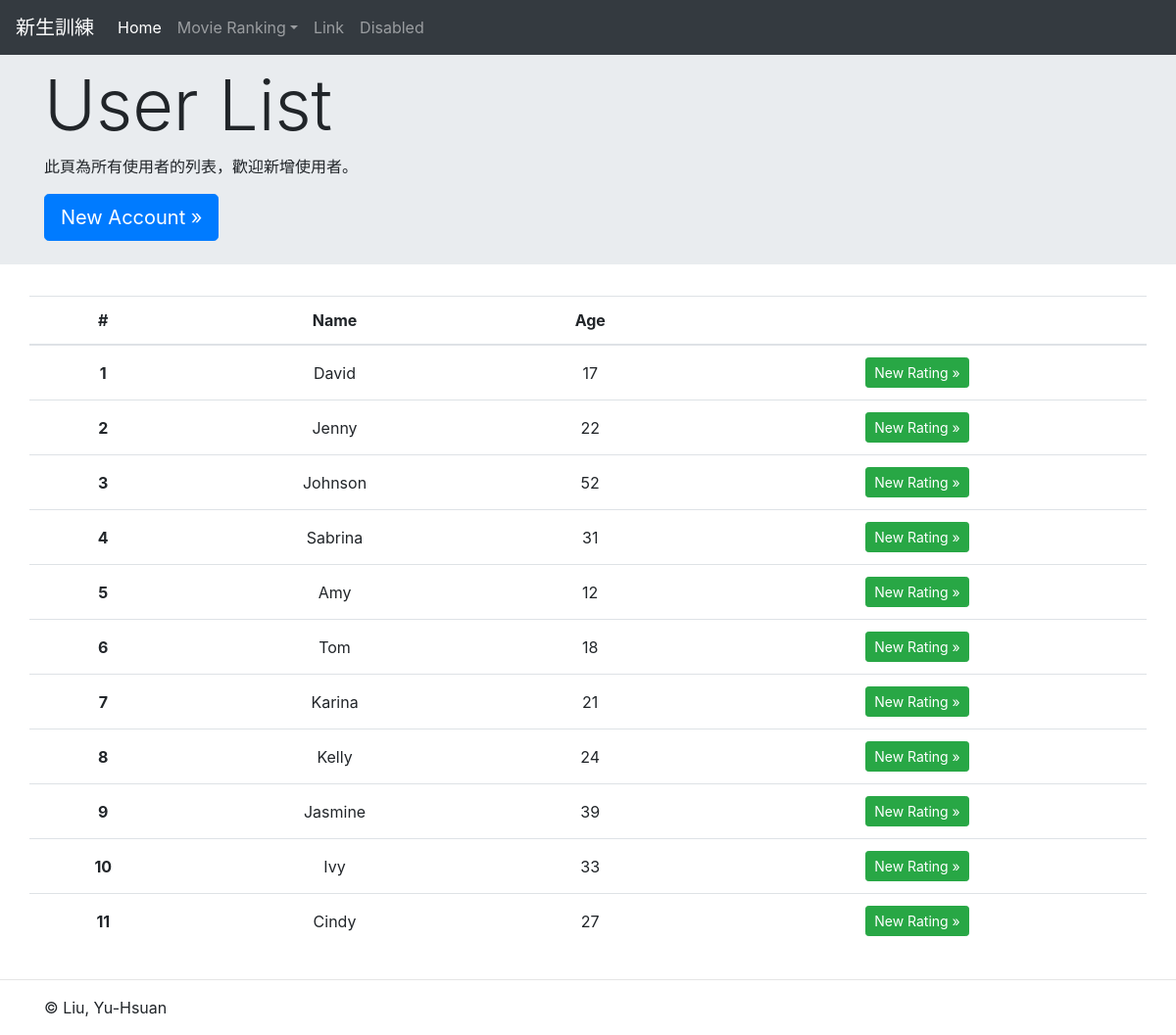
The app's page /movie/home/get_all_users, older data.
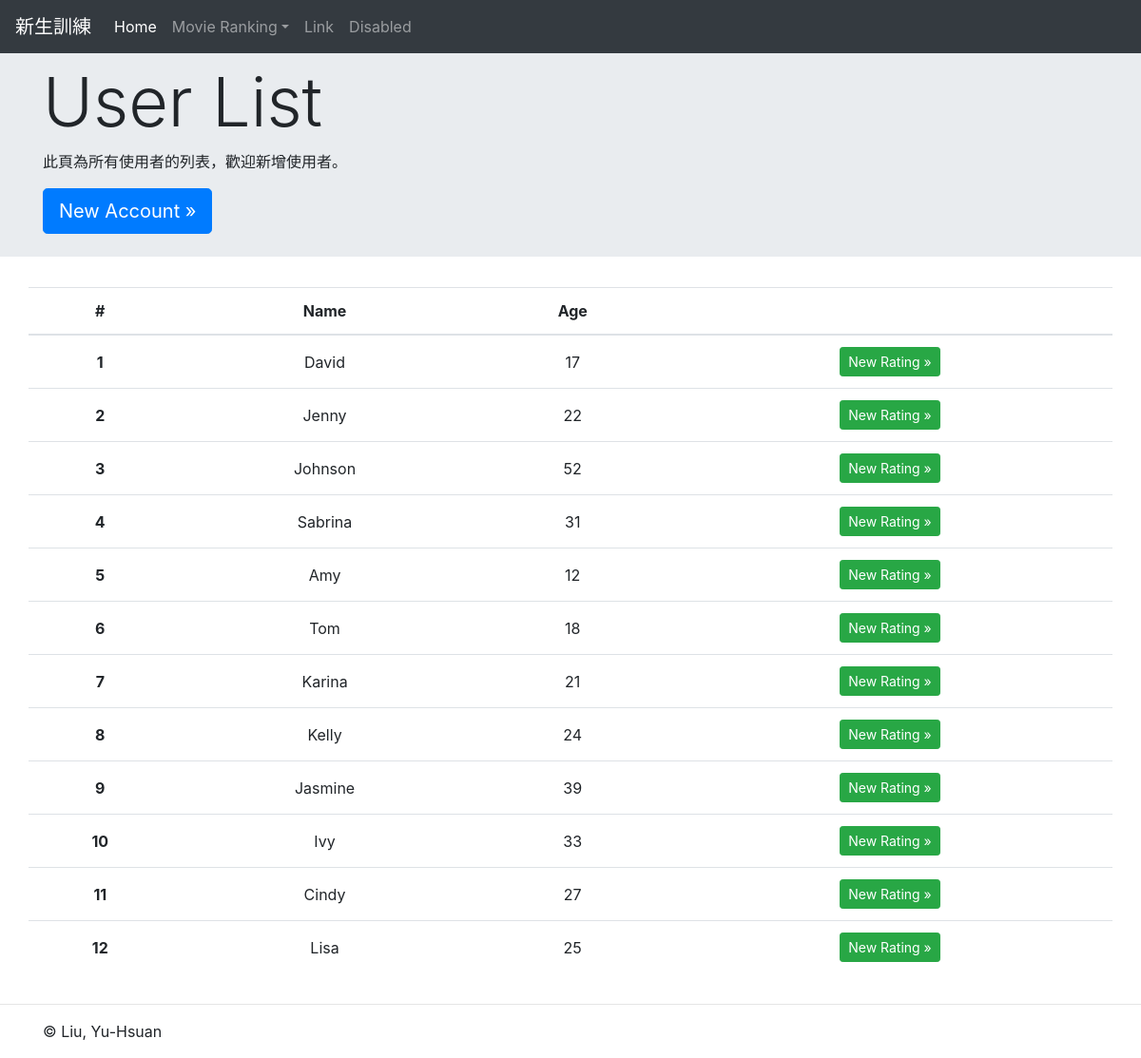
The same page, newer data.
### movie/models.py (models this page shows)
class User(models.Model):
    id = models.AutoField(primary_key=True)
    user_age = models.IntegerField()
    user_name = models.CharField(max_length=50)

### movie/views.py (the view)
# urls.py: path('home/get_all_users', views.get_all_users, name='get_all_users'),
def get_all_users(request):
    all_users = User.objects.all()
    return render(request, 'movie/UserList.html', {
        'users': all_users,
        'name': "User List",
    })

### movie/templates/movie/UserList.html
{% extends 'base.html' %}
{% block content %}
<div class="jumbotron jumbotron-fluid pb-2">
  <div class="container">
    <h1 class="display-3">{{ name }}</h1>
    <p>此頁為所有使用者的列表，歡迎新增使用者。</p>
    <p><a class="btn btn-primary btn-lg" href="signup" role="button">New Account »</a></p>
  </div>
</div>
<div class="container">
  <div class="row">
    <table class="table table-hover">
      <thead>
        <tr align="center">
          <th scope="col">#</th>
          <th scope="col">Name</th>
          <th scope="col">Age</th>
          <th scope="col"></th>
        </tr>
      </thead>
      <tbody>
          {% for user in users %}
          <tr class="p-2" align="center">
            <th class="align-middle">{{ user.id }}</th>
            <td class="align-middle">{{ user.user_name }}</td>
            <td class="align-middle">{{ user.user_age }}</td>
            <td><a class="btn btn-success btn-sm" href="new_rating/{{ user.user_name }}" role="button">New Rating »</a></td>
          </tr>
          {% endfor %}
        </tbody>
      </table>
  </div>
</div>
<hr>
{% endblock %}

Row changes from the older to the newer data that the page shows:
added User: id "12", user_name "Lisa", user_age "25"
